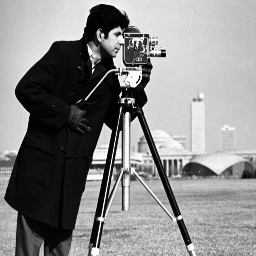
#> input picture data/cameraman.tif, 256 x 256 px
$ jupyter execute --allow-errors wavelets.ipynb   (shell and % lines are left out)
#> lines starting #> are read from the running program, lines starting #| are printed output that depends on the picture
#> further down, f is the input picture: shape (256, 256); min 0, max 251, mean 137.1
#| (256, 256)
#| (256, 256)
[cell 1]
import numpy as np
import matplotlib.pyplot as plt
import matplotlib.image as mpimg
import sys,os
ia898path = os.path.abspath('../../')
if ia898path not in sys.path:
    sys.path.append(ia898path)
import ia898.src as ia

# DWT

- [coeficientes da wikipedia:](http://en.wikipedia.org/wiki/Cohen-Daubechies-Feauveau_wavelet)

[cell 2]
import numpy as np

def wave1d (f,freq=0,inv=0,coeff=0):

#> called with freq = 0, inv = 0, coeff = 0
    r,c = f.shape
#> r = 256; c = 256
    g = np.zeros((r,c+8))

    g[:, 4:c+4] = f
    g[:,-4:] = f[:,-2:-6:-1]
    g[:, :4] = f[:,4:0:-1]

    if coeff==0: #CDF 5/3
        if inv==0: #Transformada
            if freq==0: #LOW
                s = np.array([0, 0, -1.0/8.0, 2.0/8.0, 6.0/8.0])
            else:       #HIGH
                s = np.array([0, 0, 0, -1.0/2.0, 1.0])
        else: #Inversa
            if freq==0: #LOW
                s = np.array([0, 0, 0, 1.0/2.0, 1.0])
            else:       #HIGH
                s = np.array([0, 0, -1.0/8.0, -2.0/8.0, 6.0/8.0])

    else: #CDF 9/7
        if inv==0: #Transformada
            if freq==0: #LOW
                s = np.array([0.02674875741080976,-0.01686411844287495,-0.07822326652898785,0.2668641184428723,0.6029490182363579])
            else:       #HIGH
                s = np.array([0.0                , 0.09127176311424948,-0.05754352622849957,-0.5912717631142470,1.115087052456994])
        else: #Inversa
            if freq==0: #LOW
                s = np.array([0.0                ,-0.09127176311424948,-0.05754352622849957,0.5912717631142470,1.115087052456994])
            else:       #HIGH
                s = np.array([0.02674875741080976, 0.01686411844287495,-0.07822326652898785,-0.2668641184428723,0.6029490182363579])

    h = np.empty((r,c))
    h =  s[0] * g[:,0:-8] + \
         s[1] * g[:,1:-7] + \
         s[2] * g[:,2:-6] + \
         s[3] * g[:,3:-5] + \
         s[4] * g[:,4:-4] + \
         s[3] * g[:,5:-3] + \
         s[2] * g[:,6:-2] + \
         s[1] * g[:,7:-1] + \
         s[0] * g[:,8:]
    return h[:,:c]

[cell 3]
def wave2d (f,coeff=0, it=0):

    r,c = f.shape

    h = np.empty(f.shape)
    h[:,:c//2] = wave1d(f,0,0,coeff)[:,1::2]
    h[:,c//2:] = wave1d(f,1,0,coeff)[:,::2]

    g = np.empty(f.shape)
    g[:r//2,:] = np.transpose(wave1d(np.transpose(h),0,0,coeff)[:,1::2])
#> g: shape (256, 256) float64
    g[r//2:,:] = np.transpose(wave1d(np.transpose(h),1,0,coeff)[:,::2])

    if it==0:
        return g
    else:
        g[:c//2,:r//2] = wave2d(g[:c//2,:r//2],coeff, it-1)
#> call 2 of wave2d, with coeff = 0, it = 4
#> in wave2d (call 2), `h[:,:c//2] = wave1d(f,0,0,coeff)[:,1::2]`:
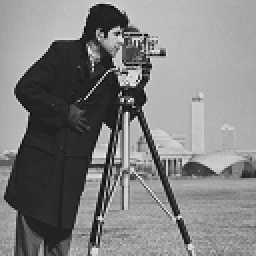
#> f: shape (128, 128) float64 (shown 2 times larger); min -44.59, max 313.9, mean 136.9; drawn with min black and max white
#> call 3 of wave2d, with coeff = 0, it = 3
#> in wave2d (call 3), `h[:,:c//2] = wave1d(f,0,0,coeff)[:,1::2]`:
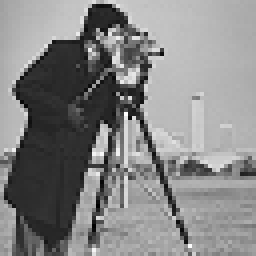
#> f: shape (64, 64) float64 (shown 4 times larger); min -51.55, max 307.4, mean 136.7; drawn with min black and max white
#> in wave1d (call 10), `h =  s[0] * g[:,0:-8] + \ s[1] * g[:,1:-7] + \ s[2] * g[:,2:-6] + \ s[..`:
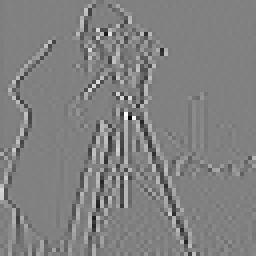
#> h: shape (64, 64) float64 (shown 4 times larger); min -295.4, max 288.6, mean 0.1; drawn with min black and max white
#> in wave2d (call 3), `h[:,c//2:] = wave1d(f,1,0,coeff)[:,::2]`:
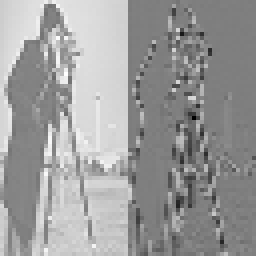
#> h: shape (64, 64) float64 (shown 4 times larger); min -295.4, max 297.3, mean 67.2; drawn with min black and max white
#> in wave1d (call 11), `g[:, :4] = f[:,4:0:-1]`:
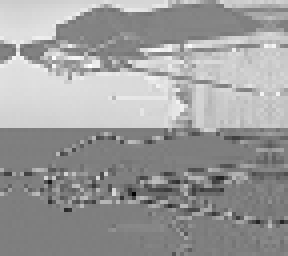
#> g: shape (64, 72) float64 (shown 4 times larger); min -295.4, max 297.3, mean 68.5; drawn with min black and max white
#> in wave1d (call 11), `h =  s[0] * g[:,0:-8] + \ s[1] * g[:,1:-7] + \ s[2] * g[:,2:-6] + \ s[..`:
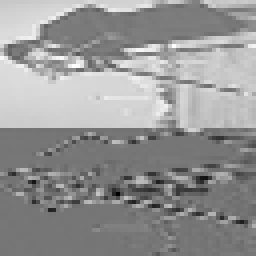
#> h: shape (64, 64) float64 (shown 4 times larger); min -261.6, max 301.8, mean 67.2; drawn with min black and max white
#> in wave2d (call 3), `g[:r//2,:] = np.transpose(wave1d(np.transpose(h),0,0,coeff)[:,1::2])`:
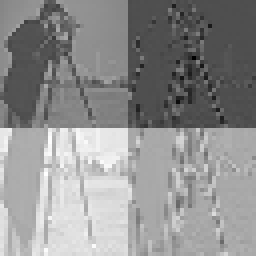
#> g: shape (64, 64) float64 (shown 4 times larger); min -261.6, max 579.7, mean 211.5; drawn with min black and max white
#> in wave1d (call 12), `h =  s[0] * g[:,0:-8] + \ s[1] * g[:,1:-7] + \ s[2] * g[:,2:-6] + \ s[..`:
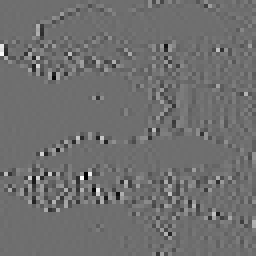
#> h: shape (64, 64) float64 (shown 4 times larger); min -222.6, max 288, mean 0.1; drawn with min black and max white
#> in wave2d (call 3), `g[r//2:,:] = np.transpose(wave1d(np.transpose(h),1,0,coeff)[:,::2])`:
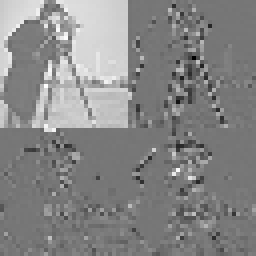
#> g: shape (64, 64) float64 (shown 4 times larger); min -261.6, max 299.2, mean 33.6; drawn with min black and max white
#> in wave1d (call 13), `g[:,-4:] = f[:,-2:-6:-1]`: g: shape (32, 40) float64; min -62.36, max 299.2, mean 127.2
#> in wave1d (call 13), `g[:, :4] = f[:,4:0:-1]`:
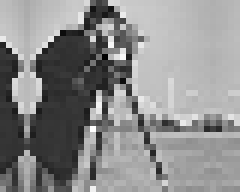
#> g: shape (32, 40) float64 (shown 6 times larger); min -62.36, max 299.2, mean 136.5; drawn with min black and max white
        return g

[cell 4]
def itwave1d (f,coeff=0):

    r,c = f.shape
    rec = np.empty((c,r))

    recl = np.zeros((c,r))
    recl[:,1::2] = np.transpose(f)[:,:r//2]
    recl = wave1d(recl,0,1,coeff)

    rech = np.zeros((c,r))
    rech[:,::2] = np.transpose(f)[:,r//2:]
    rech = wave1d(rech,1,1,coeff)

    rec = recl + rech

    return rec

[cell 5]
def iwave2d (f,coeff=0,it=0):
#> called with coeff = 0, it = 5
    r,c = f.shape
#> r = 256; c = 256

    if it>0:
        f[:c//2,:r//2] = iwave2d(f[:c//2,:r//2],coeff,it-1)

    rect = np.empty((c,r))
    rect = itwave1d(f,coeff) # filtro na vertical

    rec = np.empty((r,c))
    rec = itwave1d(rect,coeff) # filtro na horizontal

    return rec

## Wavelet CDF5/3

[cell 6]
f = mpimg.imread('../data/cameraman.tif')
#f = f[:-1,:-1]

print(f.shape)

ia.adshow(f,'Input Image')

[cell 7]
print(f.shape)
g = wave2d(f,0,5)
ia.adshow(ia.normalize(g),'Transformada wavelet CDF 5/3')

rec = iwave2d(g,0,5)
ia.adshow(ia.normalize(rec),'Imagem reconstruida CDF 5/3')
#> (this line was passed over: ia898 is not available in this run)

print('Maximo diferenca CDF 5/3', np.abs(f-rec).max())
#| Maximo diferenca CDF 5/3 0.0

## Wavelet CDF9/7

[cell 8]
print(f.shape)
#| (256, 256)

g = wave2d(f,1,2)
ia.adshow(ia.normalize(g),'Transformada wavelet CDF 9/7')
#> (this line was passed over: ia898 is not available in this run)

rec = iwave2d(g,1,2)
ia.adshow(ia.normalize(rec),'Imagem reconstruida CDF 9/7')
#> (this line was passed over: ia898 is not available in this run)

print('Maximo diferenca CDF 9/7', np.abs(f-rec).max())
#| Maximo diferenca CDF 9/7 1.6569856597925536e-11
